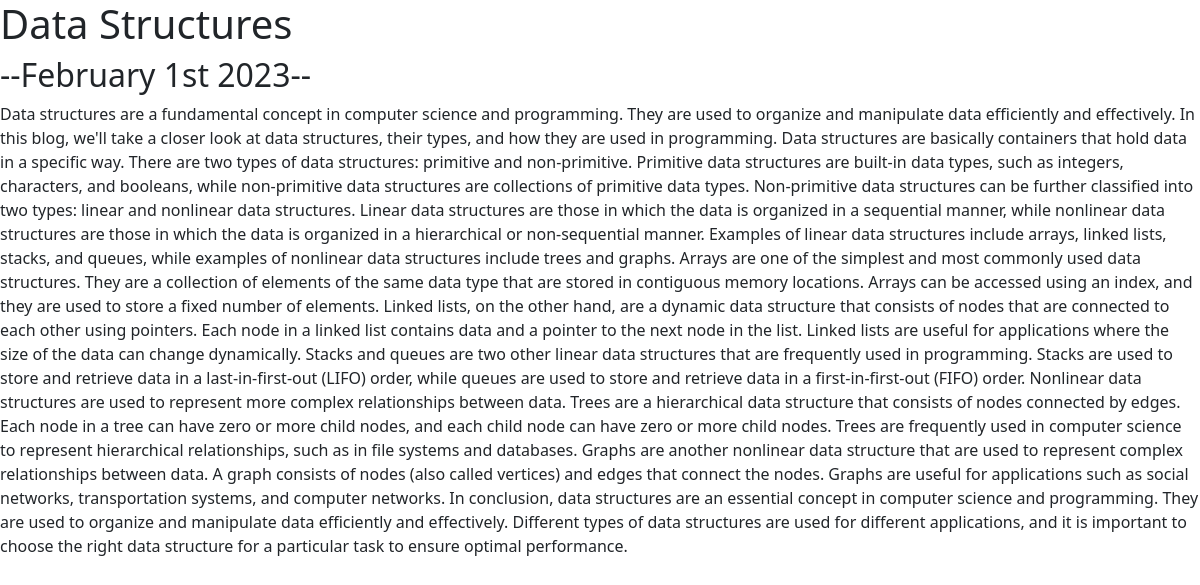
Page /blog/1/ on the committed database.
### blog/models.py (models this page shows, shortened)
class Blog(models.Model):
    title=models.CharField(max_length=250)
    description=models.TextField()
    date=models.DateField()

### blog/views.py (the view)
# urls.py: path('<int:blog_id>/',views.detail, name='detail')
def detail(request,blog_id):
    blog= get_object_or_404(Blog,pk=blog_id)
    return render(request,'blog/detail.html',{'blog':blog})

### blog/templates/blog/detail.html (shortened to what this page needs)
<!doctype html>
<html lang="en">
<head>
  <link href="https://cdn.jsdelivr.net/npm/bootstrap@5.3.0-alpha1/dist/css/bootstrap.min.css" rel="stylesheet"
>
</head>
<body>
  <h1>{{ blog.title }}</h1>
  <h2>--{{ blog.date|date:'F jS Y' }}--</h2>
  <p>{{ blog.description }}</p>
</body>
</html>

### rows in the picture
Blog: date "February 1st 2023", description "Data structures are a fundamental concept in computer science and programming. They are used to organize and manipulate data efficiently and effectively. In this blog, we'll take a closer look at data structures, their types, and how they are used in programming. Data structures are basically containers that hold data in a specific way. There are two types of data structures: primitive and non-primitive. Primitive data structures are built-in data types, such as integers, characters, and booleans, while non-primitive data structures are collections of primitive data types. Non-primitive data structures can be further classified into two types: linear and nonlinear data structures. Linear…"
